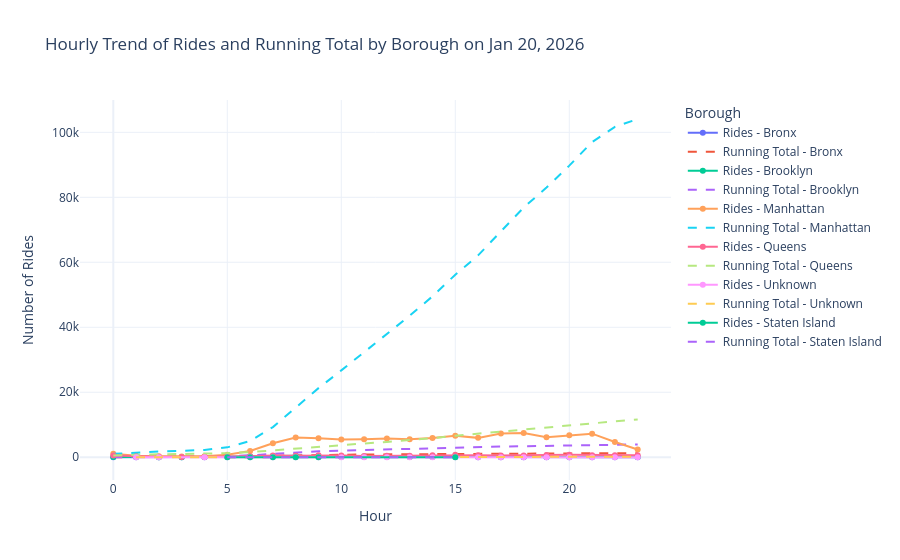

Here is the notebook cell this chart was saved with:
### Code cell
question = "Show me the hourly trend of rides for each borough on Jan 20, 2026 along with running total of rides. SQL output should look like hour,borough,rides,running sum of rides"
output_df = query_to_sql_to_chart(question ,DATABASE_PATH)

### Figure 1 — Plotly figure (JSON) as saved in the notebook; plotly's stock layout.template omitted (floating-point values rounded to 4 significant figures)
{"data": [{"mode": "lines+markers", "name": "Rides - Bronx", "type": "scatter", "x": [0, 1, 2, 3, 4, 5, 6, 7, 8, 9, 10, 11, 12, 13, 14, 15, 16, 17, 18, 19, 20, 21, 22, 23], "y": [13, 5, 6, 9, 37, 49, 139, 196, 173, 89, 74, 52, 59, 55, 53, 62, 39, 34, 20, 22, 16, 23, 12, 22]}, {"line": {"dash": "dash"}, "mode": "lines", "name": "Running Total - Bronx", "type": "scatter", "x": [0, 1, 2, 3, 4, 5, 6, 7, 8, 9, 10, 11, 12, 13, 14, 15, 16, 17, 18, 19, 20, 21, 22, 23], "y": [13, 18, 24, 33, 70, 119, 258, 454, 627, 716, 790, 842, 901, 956, 1009, 1071, 1110, 1144, 1164, 1186, 1202, 1225, 1237, 1259]}, {"mode": "lines+markers", "name": "Rides - Brooklyn", "type": "scatter", "x": [0, 1, 2, 3, 4, 5, 6, 7, 8, 9, 10, 11, 12, 13, 14, 15, 16, 17, 18, 19, 20, 21, 22, 23], "y": [83, 41, 26, 27, 55, 132, 241, 409, 463, 333, 222, 212, 210, 193, 214, 191, 122, 116, 90, 81, 120, 127, 148, 102]}, {"line": {"dash": "dash"}, "mode": "lines", "name": "Running Total - Brooklyn", "type": "scatter", "x": [0, 1, 2, 3, 4, 5, 6, 7, 8, 9, 10, 11, 12, 13, 14, 15, 16, 17, 18, 19, 20, 21, 22, 23], "y": [83, 124, 150, 177, 232, 364, 605, 1014, 1477, 1810, 2032, 2244, 2454, 2647, 2861, 3052, 3174, 3290, 3380, 3461, 3581, 3708, 3856, 3958]}, {"mode": "lines+markers", "name": "Rides - Manhattan", "type": "scatter", "x": [0, 1, 2, 3, 4, 5, 6, 7, 8, 9, 10, 11, 12, 13, 14, 15, 16, 17, 18, 19, 20, 21, 22, 23], "y": [1045, 464, 286, 197, 278, 774, 1936, 4303, 6103, 5887, 5455, 5544, 5749, 5545, 5963, 6639, 5965, 7306, 7428, 6138, 6761, 7260, 4677, 2405]}, {"line": {"dash": "dash"}, "mode": "lines", "name": "Running Total - Manhattan", "type": "scatter", "x": [0, 1, 2, 3, 4, 5, 6, 7, 8, 9, 10, 11, 12, 13, 14, 15, 16, 17, 18, 19, 20, 21, 22, 23], "y": [1045, 1509, 1795, 1992, 2270, 3044, 4980, 9283, 15386, 21273, 26728, 32272, 38021, 43566, 49529, 56168, 62133, 69439, 76867, 83005, 89766, 97026, 101703, 104108]}, {"mode": "lines+markers", "name": "Rides - Queens", "type": "scatter", "x": [0, 1, 2, 3, 4, 5, 6, 7, 8, 9, 10, 11, 12, 13, 14, 15, 16, 17, 18, 19, 20, 21, 22, 23], "y": [516, 252, 157, 78, 73, 199, 312, 576, 489, 612, 561, 414, 491, 488, 655, 758, 655, 564, 529, 670, 759, 655, 583, 579]}, {"line": {"dash": "dash"}, "mode": "lines", "name": "Running Total - Queens", "type": "scatter", "x": [0, 1, 2, 3, 4, 5, 6, 7, 8, 9, 10, 11, 12, 13, 14, 15, 16, 17, 18, 19, 20, 21, 22, 23], "y": [516, 768, 925, 1003, 1076, 1275, 1587, 2163, 2652, 3264, 3825, 4239, 4730, 5218, 5873, 6631, 7286, 7850, 8379, 9049, 9808, 10463, 11046, 11625]}, {"mode": "lines+markers", "name": "Rides - Unknown", "type": "scatter", "x": [1, 2, 4, 5, 6, 7, 8, 9, 10, 11, 12, 13, 14, 15, 16, 17, 18, 19, 20, 21, 22, 23], "y": [1, 1, 1, 1, 3, 8, 13, 7, 4, 5, 3, 9, 6, 7, 12, 11, 9, 15, 14, 9, 3, 3]}, {"line": {"dash": "dash"}, "mode": "lines", "name": "Running Total - Unknown", "type": "scatter", "x": [1, 2, 4, 5, 6, 7, 8, 9, 10, 11, 12, 13, 14, 15, 16, 17, 18, 19, 20, 21, 22, 23], "y": [1, 2, 3, 4, 7, 15, 28, 35, 39, 44, 47, 56, 62, 69, 81, 92, 101, 116, 130, 139, 142, 145]}, {"mode": "lines+markers", "name": "Rides - None", "type": "scatter", "x": [], "y": []}, {"line": {"dash": "dash"}, "mode": "lines", "name": "Running Total - None", "type": "scatter", "x": [], "y": []}, {"mode": "lines+markers", "name": "Rides - Staten Island", "type": "scatter", "x": [5, 6, 7, 8, 9, 15], "y": [2, 4, 5, 2, 1, 1]}, {"line": {"dash": "dash"}, "mode": "lines", "name": "Running Total - Staten Island", "type": "scatter", "x": [5, 6, 7, 8, 9, 15], "y": [2, 6, 11, 13, 14, 15]}], "layout": {"legend": {"title": {"text": "Borough"}}, "title": {"text": "Hourly Trend of Rides and Running Total by Borough on Jan 20, 2026"}, "xaxis": {"title": {"text": "Hour"}}, "yaxis": {"title": {"text": "Number of Rides"}}}}
